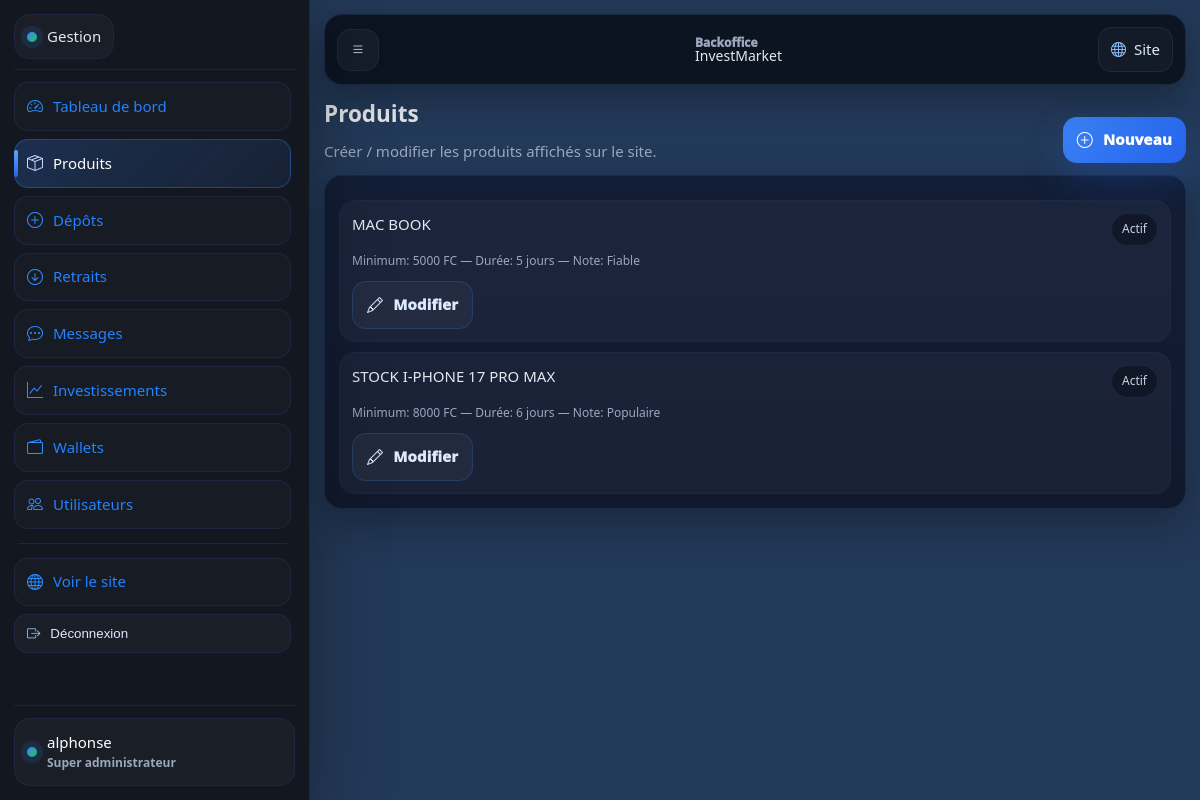
Screenshot of /gestion/produits/ (signed in) with the database file from the repository.
### products/models.py (models this page shows, shortened)
class InvestmentProduct(models.Model):
    NOTE_TRUSTED = "TRUSTED"
    NOTE_MAYBE = "MAYBE"
    NOTE_POPULAR = "POPULAR"
    NOTE_CHOICES = [
        (NOTE_TRUSTED, "Fiable"),
        (NOTE_MAYBE, "Pas vraiment"),
        (NOTE_POPULAR, "Populaire"),
    ]
    name = models.CharField(max_length=140)
    image_url = models.URLField(
        blank=True,
        help_text="Lien direct https://... (ex: .jpg, .png). Prioritaire si rempli."
    )
    image = models.ImageField(upload_to="products/", blank=True, null=True)
    description = models.TextField()
    min_investment_cdf = models.DecimalField(max_digits=14, decimal_places=2, help_text="Montant minimum en FC")
    estimated_gain_cdf = models.DecimalField(
        max_digits=14,
        decimal_places=2,
        null=True,
        blank=True,
        help_text="Gain estimé en FC (NON GARANTI). Ne pas présenter comme une promesse.",
    )
    duration_days = models.PositiveIntegerField(help_text="Durée estimée en jours")
    note = models.CharField(max_length=10, choices=NOTE_CHOICES, default=NOTE_POPULAR)
    performance_factor = models.DecimalField(
        max_digits=6,
        decimal_places=2,
        default=1.00,
        help_text="Indice de performance (non garanti). Ex: 1.05, 0.97",
    )
    is_active = models.BooleanField(default=True)
    created_at = models.DateTimeField(auto_now_add=True)
    class Meta:
        ordering = ["-created_at"]

### backoffice/views.py (the view)
# urls.py: path("produits/", views.products_list, name="bo_products_list"),
@staff_required
def products_list(request):
    products = InvestmentProduct.objects.all()
    return render(request, "backoffice/products_list.html", {"products": products})

### backoffice/views.py (called while the page is built)
def staff_required(view_func):
    return user_passes_test(
        lambda u: u.is_authenticated and u.is_staff,
        login_url="bo_login",
    )(view_func)

### templates/backoffice/products_list.html (shortened to what this page needs)
{% extends "backoffice/base.html" %}
{% block content %}
<div style="display:flex;justify-content:space-between;gap:10px;flex-wrap:wrap;align-items:end">
  <div>
    <h1 style="margin:0">Produits</h1>
    <p class="muted" style="margin:8px 0 0">Créer / modifier les produits affichés sur le site.</p>
  </div>
  <a class="btn" href="{% url 'bo_product_create' %}"><i class="bi bi-plus-circle"></i> Nouveau</a>
</div>
<div class="card" style="margin-top:12px">
  {% if products %}
    <div class="list">
      {% for p in products %}
        <div class="list-item">
          <div class="li-top">
            <div class="li-title">{{ p.name }}</div>
            <div class="li-badge">{% if p.is_active %}Actif{% else %}Inactif{% endif %}</div>
          </div>
          <div class="muted" style="font-size:12px;margin-top:6px">
            Minimum: {{ p.min_investment_cdf|floatformat:0 }} FC — Durée: {{ p.duration_days }} jours — Note: {{ p.get_note_display }}
          </div>
          <div style="margin-top:10px">
            <a class="btn btn-outline" href="{% url 'bo_product_edit' p.pk %}"><i class="bi bi-pencil"></i> Modifier</a>
          </div>
        </div>
      {% endfor %}
    </div>
  {% else %}
    <p class="muted">Aucun produit.</p>
  {% endif %}
</div>
{% endblock %}

### templates/backoffice/base.html (shortened to what this page needs)
{% load static %}
<!doctype html>
<html lang="fr">
<head>
  <link rel="stylesheet" href="{% static 'css/styles.css' %}">
  <link rel="stylesheet" href="{% static 'css/backoffice.css' %}">
  <link rel="stylesheet" href="https://cdn.jsdelivr.net/npm/bootstrap-icons@1.11.3/font/bootstrap-icons.min.css">
</head>
<body class="bo-body">
  <div class="bo" id="boApp">
    <aside class="bo-sidebar" aria-label="Menu gestion">
      <div class="bo-sidebar-head">
        <a class="bo-brand" href="{% url 'bo_dashboard' %}">
          <span class="brand-dot"></span> Gestion
        </a>
      </div>
      <nav class="bo-nav" aria-label="Navigation">
        <a href="{% url 'bo_dashboard' %}">
          <i class="bi bi-speedometer2"></i> Tableau de bord
        </a>
        <a href="{% url 'bo_products_list' %}">
          <i class="bi bi-box-seam"></i> Produits
        </a>
        <a href="{% url 'bo_deposits_list' %}">
          <i class="bi bi-plus-circle"></i> Dépôts
        </a>
        <a href="{% url 'bo_withdrawals_list' %}">
          <i class="bi bi-arrow-down-circle"></i> Retraits
        </a>
        <a href="{% url 'bo_messages_list' %}">
          <i class="bi bi-chat-dots"></i> Messages
        </a>
        <a href="{% url 'bo_investments_list' %}">
          <i class="bi bi-graph-up"></i> Investissements
        </a>
        <a href="{% url 'bo_wallets_list' %}">
          <i class="bi bi-wallet2"></i> Wallets
        </a>
        <a href="{% url 'bo_users_list' %}">
          <i class="bi bi-people"></i> Utilisateurs
        </a>
        <div class="bo-sep"></div>
        <a href="{% url 'home' %}">
          <i class="bi bi-globe"></i> Voir le site
        </a>
        <form method="post" action="{% url 'bo_logout' %}">
          <button class="bo-logout" type="submit">
            <i class="bi bi-box-arrow-right"></i> Déconnexion
          </button>
        </form>
      </nav>
      <div class="bo-sidebar-foot">
        <div class="bo-user">
          <div class="bo-user-dot"></div>
          <div>
            <div class="bo-user-name">{{ request.user.username }}</div>
            <div class="bo-user-role">
              {% if request.user.is_superuser %}
                Super administrateur
              {% else %}
                Administrateur
              {% endif %}
            </div>
          </div>
        </div>
      </div>
    </aside>
    <main class="bo-main">
      <header class="bo-topbar">
        <button class="bo-iconbtn" type="button" data-bo-open aria-label="Ouvrir le menu">
          <i class="bi bi-list"></i>
        </button>
        <div class="bo-topbar-title">
          <div class="bo-topbar-small">Backoffice</div>
          <div class="bo-topbar-big">InvestMarket</div>
        </div>
        <div class="bo-topbar-actions">
          <a class="bo-mini-link" href="{% url 'home' %}">
            <i class="bi bi-globe"></i> <span>Site</span>
          </a>
        </div>
      </header>
      <section class="bo-content">
        {% block content %}{% endblock %}
      </section>
    </main>
  </div>
</body>
</html>

### static/css/styles.css (style rules this page uses)
:root { --bg: #070b14; --bg2:#0b1220; --card:#0f172a; --card2:#111c33; --text:#e5e7eb; --muted:#9aa7bd; --primary:#3b82f6; --primary2:#2563eb; --soft:#0b1f3a; --border:#1f2a44; --border2:#223152; --success:#22c55e; --warning:#f59e0b; --danger:#ef4444; --radius:18px; --radius-sm:14px; --shadow: 0 20px 60px rgba(0,0,0,.45); --shadow-soft: 0 14px 34px rgba(0,0,0,.32); --ring: 0 0 0 4px rgba(59,130,246,.20); }
* { box-sizing:border-box }
html,body { height:100% }
body { margin:0; font-family: system-ui, -apple-system, Segoe UI, Roboto, Arial; color:var(--text); font-size:15px; line-height:1.55; background: radial-gradient(1200px 600px at 14% -10%, rgba(59,130,246,.30) 0%, transparent 60%), radial-gradient(1100px 700px at 92% 0%, rgba(34,197,94,.16) 0%, transparent 58%), radial-gradient(900px 600px at 40% 120%, rgba(37,99,235,.14) 0%, transparent 60%), linear-gradient(180deg, var(--bg) 0%, var(--bg2) 40%, var(--bg) 100%); }
.muted { color:var(--muted) }
.brand-dot { width:10px;height:10px;border-radius:50%; background: linear-gradient(135deg, var(--primary), var(--success)); box-shadow: 0 0 0 6px rgba(59,130,246,.14); }
.btn { display:inline-flex; align-items:center; justify-content:center; gap:10px; padding:11px 14px; border-radius:14px; background: linear-gradient(135deg, var(--primary), var(--primary2)); color:#fff; text-decoration:none; border:0; cursor:pointer; font-weight:1000; letter-spacing:.2px; box-shadow: 0 16px 36px rgba(37,99,235,.25); transition: transform .12s ease, filter .12s ease; }
.btn i { font-size:16px }
.btn-outline { background: rgba(255,255,255,.04); color: #dbeafe; border:1px solid rgba(59,130,246,.22); box-shadow:none; }
.card { background: linear-gradient(180deg, rgba(17,28,51,.94), rgba(15,23,42,.94)); border:1px solid rgba(31,42,68,.9); border-radius: var(--radius); padding:14px; box-shadow: var(--shadow-soft); }
.list { display:grid;gap:10px;margin-top:10px }
.list-item { background: rgba(255,255,255,.04); border:1px solid rgba(31,42,68,.92); border-radius:16px; padding:12px; }
.li-top { display:flex;align-items:flex-start;justify-content:space-between;gap:10px }
.li-title { font-weight:1200;color:#e2e8f0 }
.li-badge { font-weight:1100; font-size:12px; padding:6px 10px; border-radius:999px; border:1px solid rgba(31,42,68,.9); background: rgba(7,11,20,.45); color:#cbd5e1; }

### rows the page displays
InvestmentProduct: name "MAC BOOK", is_active "Actif", min_investment_cdf "5000", duration_days "5", note "Fiable"
InvestmentProduct: name "STOCK I-PHONE 17 PRO MAX", is_active "Actif", min_investment_cdf "8000", duration_days "6", note "Populaire"

### other values shown
{{ request.user.username }} "alphonse"
